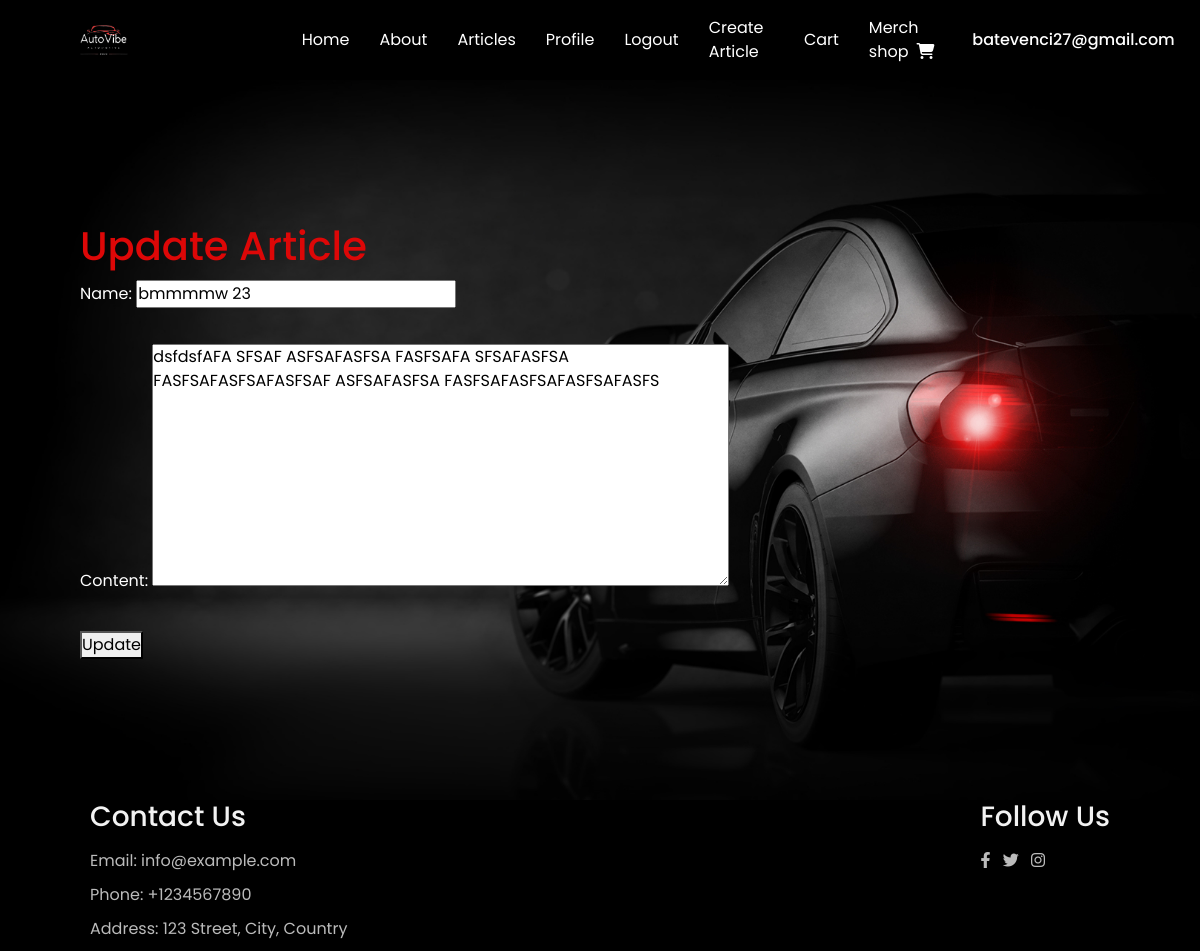
/articles/15/bmmmmw-23-15/update/ (signed in), run on the app's committed database.
### autovibe_project/accounts/models.py (models this page shows)
class AutoVibeUser(auth_models.AbstractBaseUser, auth_models.PermissionsMixin):
    email = models.EmailField(
        _("email address"),
        unique=True,
        error_messages={
            "unique": _("A user with that email already exists."),
        },
    )
    date_joined = models.DateTimeField(_("date joined"), default=timezone.now)
    is_staff = models.BooleanField(
        default=False,
    )
    is_active = models.BooleanField(
        default=True,
    )
    USERNAME_FIELD = "email"
    objects = AutoVibeUserManager()

### autovibe_project/articles/models.py (models this page shows, shortened)
class Article(models.Model):
    MAX_NAME_LENGTH = 30
    MAX_CONTENT_LENGTH = 10000
    slug = models.SlugField(
        editable=False,
        unique=True,
        null=False,
        blank=True
    )
    name = models.CharField(
        max_length=MAX_NAME_LENGTH
    )
    article_img = cloudinary_models.CloudinaryField(
        "articles",
        blank=True,
        null=True
    )
    content = models.TextField(
        max_length=MAX_CONTENT_LENGTH
    )
    user = models.ForeignKey(
        UserModel,
        on_delete=models.CASCADE
    )
    class Meta:
        permissions = [
            ("can_change_article", "Can change article"),
            ("can_add_article", "Can add article"),
            ("can_delete_article", "Can delete article"),
        ]

### autovibe_project/articles/views.py (the view, shortened to what this page needs)
# urls.py: path('update/', views.ArticlesUpdateView.as_view(), name='article_update'),
class ArticlesUpdateView(PermissionRequiredMixin,auth_mixins.LoginRequiredMixin,views.UpdateView):
    template_name = 'articles/update_articles.html'
    model = Article
    permission_required = 'articles.change_article'
    fields = ['name', 'article_img', 'content']

### templates/articles/update_articles.html (shortened to what this page needs)
{% extends 'base.html' %}
{% load static %}
{% block content %}
    <section class="hero">
        <div class="text">
            <div class="wrapper">
                <h4>Update Article</h4>
                <form method="post" action="{% url 'article_update' pk=article.pk slug=article.slug %}">
                    {{ form.as_p }}
                    <button type="submit">Update</button>
                </form>
            </div>
        </div>
    </section>
{% endblock %}

### templates/partials/header.html (shortened to what this page needs)
{% load static %}
<header>
    <nav>
        <div class="wrapper">
            <div class="menu">
                <a class="v-logo" href="{% url 'index' %}">
                    <img src="{% static 'img/Black and Green Modern Automotive Logo.png' %}" class="logo" alt="">
                </a>
                <a href="{% url 'index' %}">Home</a>
                <a href="{% url 'about_page' %}">About</a>
                <a href="{% url 'articles_list' %}">Articles</a>
                {% if not request.user.is_authenticated %}
                    <a href="{% url 'login_user' %}">Login</a>
                    <a href="{% url 'register_user' %}">Register</a>
                    <a href="#"><i class="fa-solid fa-magnifying-glass"></i></a>
                {% else %}
                    <a href="{% url 'profile_details' pk=request.user.pk %}">Profile</a>
                    <a href="{% url 'logout_user' %}">Logout</a>
                    {% if perms.articles.add_article %}
                        <a href="{% url 'article_create' %}">Create Article</a>
                    {% endif %}
                    <a href="{% url 'cart' %}" class="button is-dark">Cart</a>
                    <a href="{% url 'merch_shop_list' %}">Merch shop<i class="fa-solid fa-cart-shopping"></i></a>
                {% endif %}
                <h1 class="v-user" style="color: white">{{ request.user }}</h1>
            </div>
        </div>
    </nav>
</header>

### static/style.css (style rules this page uses)
* { padding: 0; margin: 0; box-sizing: border-box; text-decoration: none; font-family: 'Poppins', sans-serif; }
header { position: fixed; top: 0; left: 0; right: 0; }
header nav { width: 100%; margin: auto; display: flex; justify-content: space-between; align-items: center; height: 80px; background-color: #000; }
header nav .logo { width: 100%; }
.v-logo { width: 5em; margin-left: 0 !important; margin-right: 9em; }
.v-logo:after { display: none; }
header nav .menu { display: flex; align-items: center; }
nav .menu a { color: #fff; margin-left: 30px; position: relative; }
nav .menu a::after { content: ''; position: absolute; bottom: -5px; left: 0; width: 0%; height: 2px; background-color: #dd0707; transition: 0.4s; }
.wrapper { margin:0 5em; }
.v-user { font-size: 1em; margin-bottom: 0; margin-left: 2em; }
.fa-cart-shopping { margin-left: 0.5em; }
.hero { width: 100%; min-height: calc(100vh - 80px); margin-top: 80px; background: linear-gradient(to bottom, rgba(0, 0, 0, 0), rgba(0, 0, 0, 1)), url(img/bg.jpg); background-position: center; background-size: cover; display: flex; align-items: center; }
.hero .text { width: 100%; color:#fff; }
.hero .text h4 { font-size: 40px; color: #fff; font-weight: 500; margin-bottom: 10px; }
.hero .text p { color: #fff; margin-bottom: 30px; }
.hero .text h4 { color: #dd0707; }
.hero .text p { color: #fff; }
html, body { height: 100%; margin: 0; }
body { display: flex; flex-direction: column; }

### data on the page
AutoVibeUser: user "batevenci27@gmail.com"
Article: name "bmmmmw 23", content "dsfdsfAFA SFSAF ASFSAFASFSA FASFSAFA SFSAFASFSA FASFSAFASFSAFASFSAF ASFSAFASFSA FASFSAFASFSAFASFSAFASFS"
